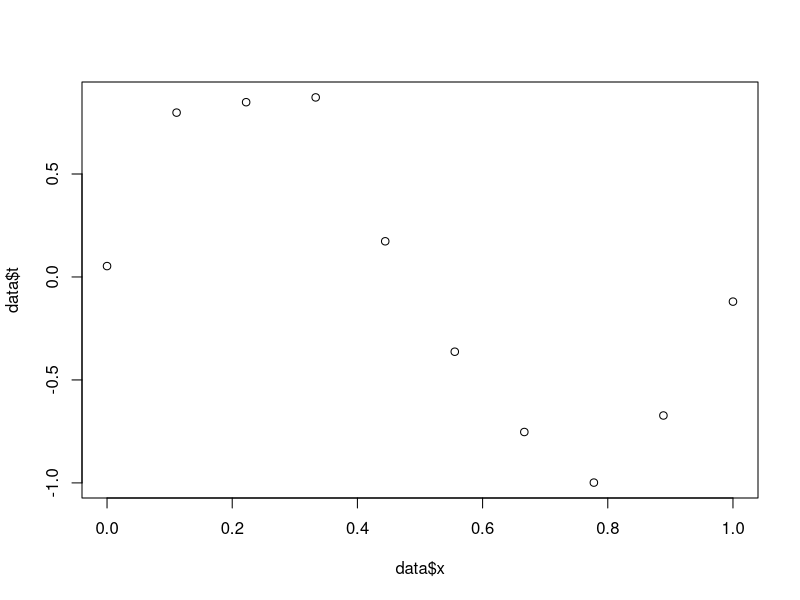
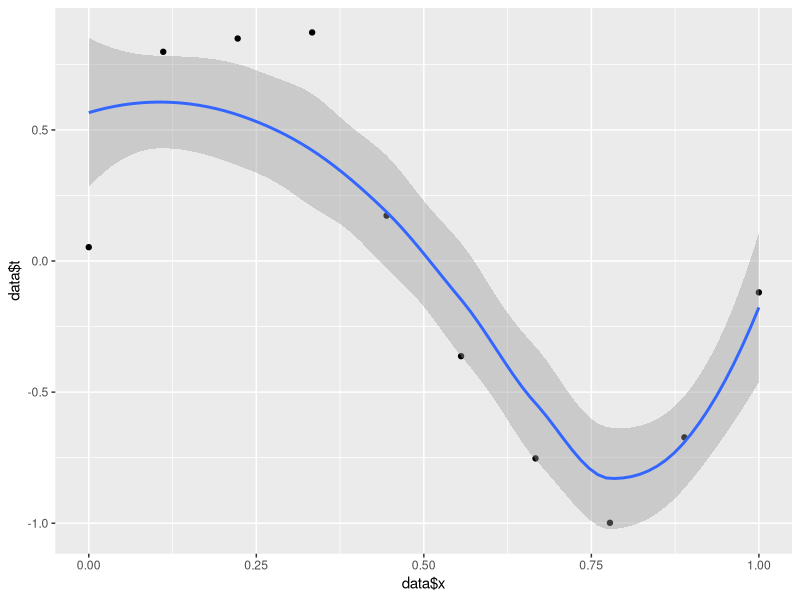
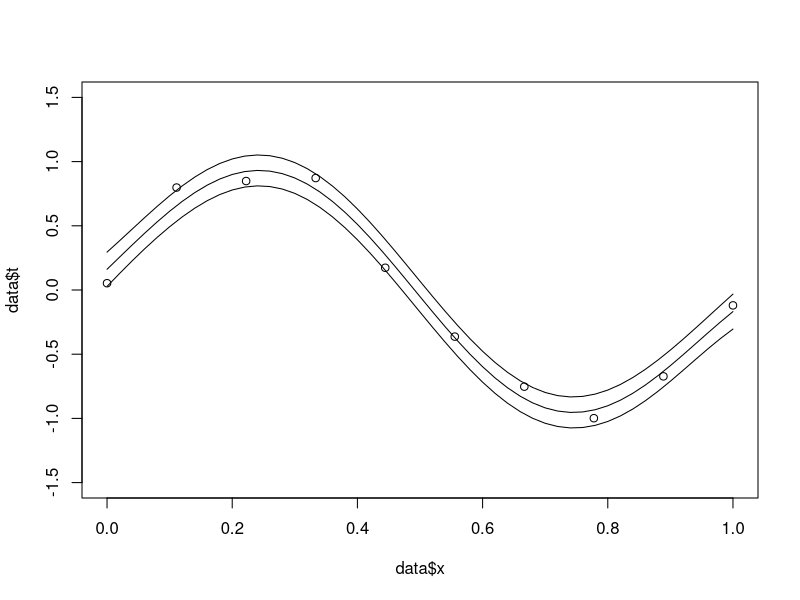
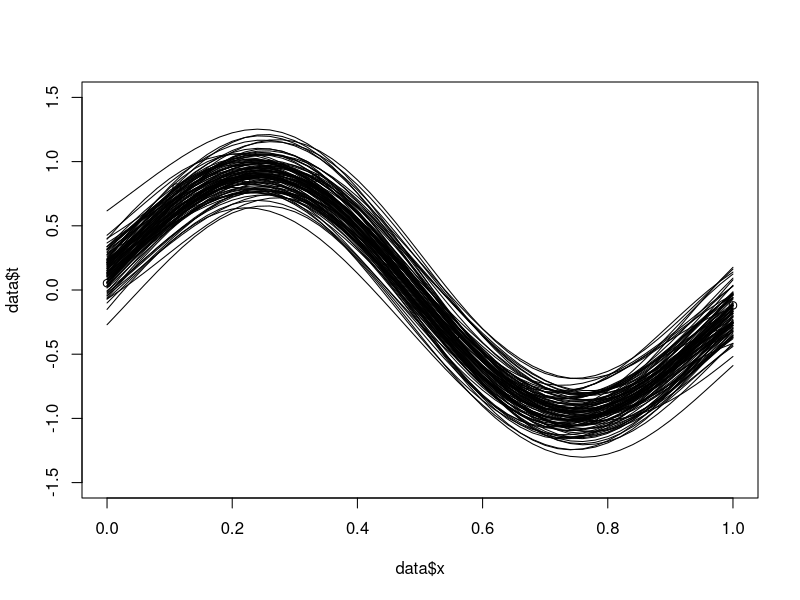
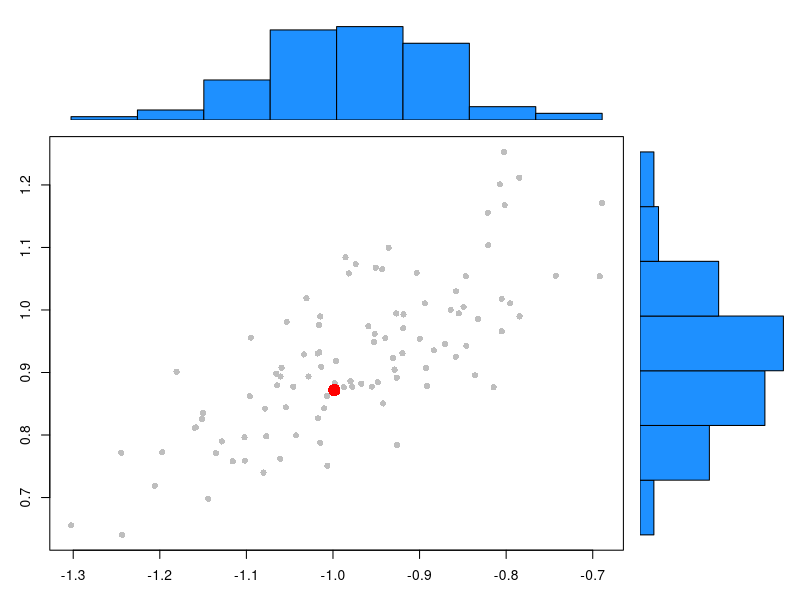

Source code (R) for these figures, in order:
## ---- chunk 1
data <- read.table("curve_data.txt")

plot(data$x, data$t)

phix <- function(x, M, option) {
  phi <- rep(0,M)
  if (option == "poly") {
    for (i in 0:(M)) {
      phi[i+1] <- x**i
    }
  }
  if (option == "Gauss") {
    phi[1] = 1
    for (i in 1:(M)) { 
      phi[i+1] <- exp(-((x-i/(M-1))**2)/0.1)
    }
    
  }
  phi
}


post.params <- function(data, M, option, delta, q) {
  # Q = D + qPhiTPhi
  # wbayes = Q-1(qPhiTt + Dmu)
  
  phi = phix(data$x[1],M, option)
  for (i in 2:length(data$x)) {
    phi_ <- phix(data$x[i], M, option)
    phi = rbind(phi, phi_)  
  }
  
  Q = diag(delta,M+1) + q*t(phi)%*%phi
  #lambda = delta/q
  w = solve(Q)%*%(q*t(phi)%*%data$t) 
  t <- phi%*%w
  return(list(Q,w,t))
}

answer <- post.params(data, 9, "poly", 2.0, (1/0.1)**2)

that <- answer[[3]]

library(ggplot2)

p <- ggplot(cbind(data,that), aes(x=data$x, y=data$t)) + geom_point()
p + stat_smooth(method = "loess", formula = that ~ x, size = 1)

dev.off()

x <- seq(0,1,1/1000)

precisionBayes <- function(x) {
  
  precision_w <- post.params(data, 9, "Gauss", 1, (1/0.1)**2)
  
  phi = phix(x[1],9, "Gauss")
  for (i in 2:length(x)) {
    phi_ <- phix(x[i], 9, "Gauss")
    phi = rbind(phi, phi_)  
  }
  
  Qbayes <- precision_w[[1]]
  
  mean = phi%*%precision_w[[2]]
  diagonal_matrix <- phi%*%solve(Qbayes)%*%t(phi)+1/((1/0.1)**2)
  var <- diag(diagonal_matrix)
  sd = sqrt(var)
  
  return(list(mean, sd, diagonal_matrix, phi))
  
}

mean <- precisionBayes(x)[[1]]
sd <- precisionBayes(x)[[2]]
diagonal_matrix <- precisionBayes(x)[[3]]
phi <- precisionBayes(x)[[4]]

upper_bound <- mean + sd
lower_bound <- mean - sd

bayes_data <- as.data.frame(cbind(mean, upper_bound, lower_bound, x)) 

#plot_bayes <- ggplot(bayes_data, aes(x = x, y = mean)) + geom_point()
#plot_bayes + stat_smooth(method = "loess", formula = mean ~ x, size = 1) + 
#  stat_smooth(method = "loess", formula = upper_bound ~ x, size = 1) + 
#  stat_smooth(method = "loess", formula = lower_bound ~ x, size = 1)

plot(data$x, data$t, ylim = range(-1.5:1.5))
lines(predict(splines::interpSpline(x,mean)))
lines(predict(splines::interpSpline(x,lower_bound)))
lines(predict(splines::interpSpline(x,upper_bound)))

dev.off()

#install.packages("MASS")
library(MASS)
library(mvtnorm)
#simulations <- rmvnorm(100, mean = precision_w[[2]], sigma = precision_w[[1]])

draws <- mvrnorm(100, mu = mean, Sigma = diagonal_matrix)

plot(data$x, data$t, ylim = range(-1.5:1.5))
for (i in 1:nrow(draws)){
  lines(predict(splines::interpSpline(x, draws[i,])))
}
dev.off()
mins <- apply(draws, 1, min)
maxs <- apply(draws, 1, max)

observed_min <- min(data$t)
observed_max <- max(data$t)

scatterhist <- function(x, y, x1, y1, xlab="", ylab=""){
  zones=matrix(c(2,0,1,3), ncol=2, byrow=TRUE)
  layout(zones, widths=c(4/5,1/5), heights=c(1/5,4/5))
  xhist = hist(x, plot=FALSE)
  yhist = hist(y, plot=FALSE)
  top = max(c(xhist$counts, yhist$counts))
  par(mar=c(3,3,1,1))
  plot(x,y, col = 'gray', pch = 16)
  points(x1, y1, col = 'red', pch = 16, cex = 2)
  par(mar=c(0,3,1,1))
  barplot(xhist$counts, axes=FALSE, ylim=c(0, top), space=0, col = 'dodgerblue')
  par(mar=c(3,0,1,1))
  barplot(yhist$counts, axes=FALSE, xlim=c(0, top), space=0, horiz=TRUE, col = 'dodgerblue')
  par(oma=c(3,3,0,0))
  mtext(xlab, side=1, line=1, outer=TRUE, adj=0, 
    at=.8 * (mean(x) - min(x))/(max(x)-min(x)))
  mtext(ylab, side=2, line=1, outer=TRUE, adj=0, 
    at=(.8 * (mean(y) - min(y))/(max(y) - min(y))))
}

scatterhist(mins, maxs, observed_min, observed_max)
